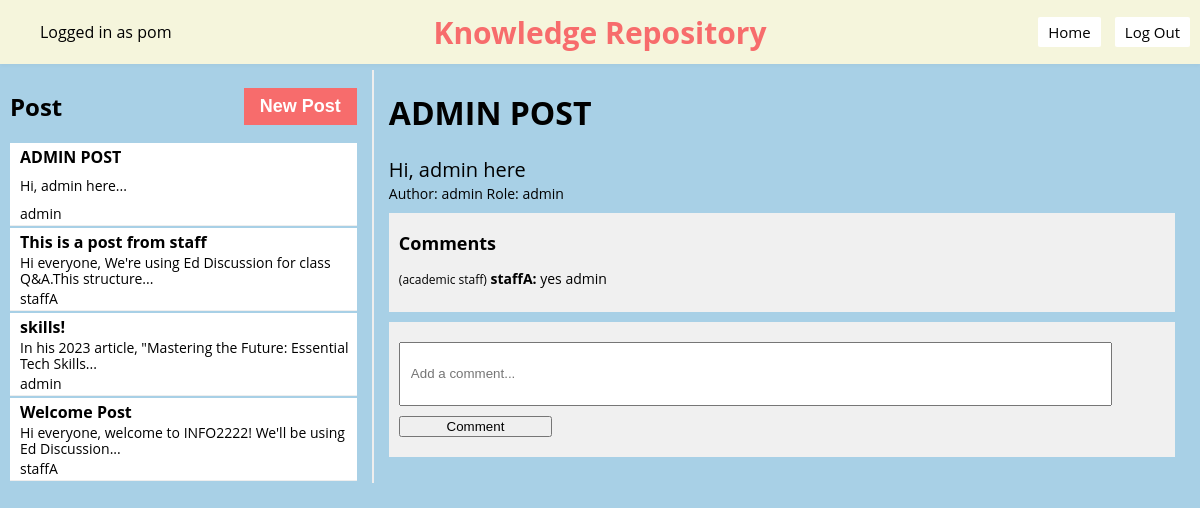
/knowledge-repository/1 (signed in), run on the app's committed database.
### models.py (models this page shows)
class Base(DeclarativeBase):
    pass

class User(Base):
    __tablename__ = "user"
    username: Mapped[str] = mapped_column(String, primary_key=True)
    password: Mapped[str] = mapped_column(String)
    salt: Mapped[str] = mapped_column(String)
    failed_attempts: Mapped[int] = mapped_column(Integer, default=0)
    lockout_until: Mapped[datetime] = mapped_column(DateTime, nullable=True)
    role: Mapped[RoleType] = mapped_column(Enum(RoleType), nullable=False)
    online: Mapped[bool] = mapped_column(Boolean, default=False)
    muted: Mapped[bool] = mapped_column(Boolean, default=False)

class Article(Base):
    __tablename__ = "article"
    id: Mapped[int] = mapped_column(Integer, primary_key=True)
    title: Mapped[str] = mapped_column(String(100), nullable=False)
    content: Mapped[str] = mapped_column(Text, nullable=False)
    author_id: Mapped[int] = mapped_column(Integer, ForeignKey('user.username'), nullable=False)
    comments = relationship('Comment', backref='article', lazy='dynamic')
    user = relationship("User", foreign_keys=[author_id])

class Comment(Base):
    __tablename__ = "comment"
    id: Mapped[int] = mapped_column(Integer, primary_key=True)
    content: Mapped[str] = mapped_column(Text, nullable=False)
    article_id: Mapped[int] = mapped_column(Integer, ForeignKey('article.id'), nullable=False)
    author_id: Mapped[int] = mapped_column(Integer, ForeignKey('user.username'), nullable=False)
    author_role: Mapped[RoleType] = mapped_column(Enum(RoleType), nullable=False)
    user = relationship("User", foreign_keys=[author_id])

### app.py (the view)
@app.route("/knowledge-repository", defaults={'article_id': None})
@app.route("/knowledge-repository/<int:article_id>")
def knowledge_repository(article_id):
    username = session.get("username")
    if username is None:
        return redirect(url_for('login'))  # Redirect to login page
    articles = db.get_all_articles()
    selected_article = db.get_article(article_id) if article_id else None
    user = db.get_user(username)
    user_role = user.role.name if hasattr(user.role, 'name') else str(user.role)
    if selected_article:
        comments = db.get_comments(selected_article.id)
    else:
        comments = []
    if selected_article != None:
        author_role = db.get_user_role(selected_article.author_id)
    else:
        author_role = "student"
    return render_template('knowledge_repository.jinja', username=username, articles=articles, selected_article=selected_article, author_role=author_role, user_role=user_role, comments=comments)

### app.py (called while the page is built)
def csp_policy_string(policy_dict):
    return "; ".join([f"{key} {' '.join(val) if isinstance(val, list) else val}" for key, val in policy_dict.items()])

@app.after_request
def apply_csp(response):
    policy = {
    "default-src": "'self'",
    "script-src": [
        "'self'",
        "https://cdnjs.cloudflare.com",  # Allow scripts from CDN for Crypto-JS
        "https://cdn.jsdelivr.net",
        "'unsafe-inline'"
    ],
    "style-src": "'self' 'unsafe-inline'",  # Allows inline styles;
    "img-src": "'self'",
    "connect-src": "'self'",  # Restricts the URLs which can be loaded using script interfaces
    "font-src": "'self'",  # Fonts loading
    "object-src": "'none'",  # Prevents object, embed, and applet elements from rendering
    "frame-ancestors": "'none'"  # Protects against clickjacking
}
    response.headers['Content-Security-Policy'] = csp_policy_string(policy)
    return response

### db.py (called while the page is built)
def get_user(username: str):
    with Session(engine) as session:
        return session.get(User, username)

def get_all_articles():
    with Session(engine) as session:
        articles = session.query(Article).all()
        return articles

def get_article(article_id):
    with Session(engine) as session:
        return session.query(Article).filter(Article.id == article_id).first()

def get_comments(article_id):
    with Session(engine) as session:
        return session.query(Comment).filter(Comment.article_id == article_id).all()

def get_user_role(username):
    with Session(engine) as session:
        user = session.query(User).filter(User.username == username).first()
        if user:
            return user.role.value
        else:
            return None  # Return None if the user is not found

### templates/knowledge_repository.jinja (shortened to what this page needs)
{% extends 'base.jinja' %}
{% block content %}
<nav style="padding: 2px 0; overflow: auto;">
    <div style="float: left;">
        <ul>
            <li class="username" style="display: inline-block;">Logged in as {{ username }}</li>
        </ul>
    </div>
        <div style="text-align: center; position: absolute; left: 50%; transform: translateX(-50%);">
        <h1 style="margin: 0; font-size: 30px; color: #F76C6c; ">Knowledge Repository</h1>
    </div>
    <div style="float: right;">
        <ul>
            <li style="display: inline-block;"><button onclick="location.href='{{ url_for('home') }}'">Home</button></li>
            <button onclick="confirmLogout()">Log Out</button>
        </ul>
    </div>
</nav>
<div class="container">
    <div class="sidebar">
        <div class="sidebar-header">
            <h2>Post</h2>
            <button class="new-article" id="newArticleBtn">New Post</button>
        </div>
        {% for article in articles %}
            <div class="article-preview" onclick="location.href='{{ url_for('knowledge_repository', article_id=article.id) }}'">
                <h3 id="sidebar-title-{{ article.id }}">{{ article.title }}</h3>
                <p id="sidebar-content-{{ article.id }}" style="font-size: 14px; color: black; margin: 1px 0;">{{ article.content.split()[:10]|join(' ') }}...</p>
                <p style="font-size: 14px; color: black;margin: 1px 0;">{{ article.author_id }}</p>
            </div>
        {% endfor %}
        </div>
        <div class="main-content">
            {% if selected_article %}
            <h1 id="article-title-{{ selected_article.id }}">{{ selected_article.title }}</h1>
            <p id="article-content-{{ selected_article.id }}" style="font-size: 20px; color: black; ; margin: 1px 0;">{{ selected_article.content }}</p>
            <p style="font-size: 14px; color:black ; ; margin: 1px 0;">Author: {{ selected_article.author_id }} Role: {{ author_role }}</p>
            <div class="comments">
            <h3>Comments</h3>
            {% for comment in comments %}
                <div class="comment">
                    <p>
                    <span class="comment-role">({{ comment.author_role.value }})</span>
                    <span class="comment-author">{{ comment.author_id }}:</span>
                    <span class="comment-content">{{ comment.content }}</span>
                    </p>
                </div>
                {% else %}
                <p>No comments yet.</p>
                {% endfor %}
            </div>
            <div class="comments">
                <form id="comment-form" data-article-id="{{ selected_article.id }}">
                    <input type="text" name="content" placeholder="Add a comment..." required>
                    <button type="submit">Comment</button>
                </form>
            </div>
            {% endif %}
        </div>
    </div>
{% endblock %}

### templates/knowledge_repository.jinja (style rules this page uses)
html, body { margin: 0; padding: 0; width: 100%; height: 100%; display: flex; flex-direction: column; font-family: 'Open Sans', sans-serif; background-color: #A8D0E6; }
nav { position: absolute; width: 100%; height: 60px; background-color: beige; display: flex; justify-content: space-between; align-items: center; padding: 0 20px; box-shadow: 0 2px 4px rgba(0, 0, 0, 0.03); overflow: hidden; }
h2 { font-family: 'Open Sans', sans-serif; }
h3 { font-family: 'Open Sans', sans-serif; color: black; font-size: 18px; margin: 8px 0; }
p { font-family: 'Open Sans', sans-serif; color: black; font-size: 14px; }
.container { margin-top: 60px; display: flex; justify-content: space-between; padding: 10px; }
.sidebar { overflow: auto; width: 30%; border-right: 2px solid #eee; padding-right: 15px; }
.sidebar-header { display: flex; align-items: center; justify-content: space-between; }
.article-preview { cursor: pointer; padding: 1px; border-bottom: 1px solid #eee; height: 80px; display: flex; flex-direction: column; justify-content: space-between; overflow: hidden; background: #fff; margin-bottom: 2px; padding-left: 5px; }
.article-preview h3 { margin-top: 2px; font-size: 16px; overflow: hidden; text-overflow: ellipsis; margin-bottom: 0px; white-space: nowrap; padding-left: 5px; }
.article-preview p { margin-top: 0px; line-height: 1.2; font-size: 14px; cursor: pointer; border-bottom: 0px solid #eee; overflow: hidden; text-overflow: ellipsis; padding-left: 5px; padding-right: 5px; }
.main-content { width: 68%; padding-left: 15px; padding-right: 15px; }
.comments { margin-top: 10px; background-color: #f0f0f0; padding: 10px; overflow-y: auto; // Enable vertical scrolling }
.comment { margin-bottom: 10px; }
nav button { font-family: 'Open Sans', sans-serif; padding: 5px 10px; background-color: white; color: black; border: none; border-radius: 2px; cursor: pointer; text-align: center; text-decoration: none; display: inline-block; margin-right: 10px; font-size: 15px; transition: background-color 0.3s, color 0.3s; }
.new-article { padding: 8px 16px; background-color: #F76C6c; color: white; border: none; cursor: pointer; font-size: 18px; font-weight: bold; transition: background-color 0.2s; }
form { width: 100%; display: flex; flex-direction: column; align-items: left; }
form input[type="text"] { margin-top: 10px; width: 90%; padding: 10px; height: 40px; }
form button { margin-top: 10px; margin-bottom: 10px; width: 20%; }
.comment p { font-size: 14px; color: black; }
.comment .comment-role { font-size: 12px; color: black; }
.comment .comment-author { font-size: 14px; font-weight: bold; }
.comment .comment-content { font-size: 14px; }

### data on the page
User: username "pom"
Article: title "ADMIN POST", content.split "Hi, admin here", author_id "admin", content "Hi, admin here"
Article: title "This is a post from staff", content.split "Hi everyone, We're using Ed Discussion for class Q&A.This structure", author_id "staffA"
Article: title "skills!", content.split "In his 2023 article, \"Mastering the Future: Essential Tech Skills", author_id "admin"
Article: title "Welcome Post", content.split "Hi everyone, welcome to INFO2222! We'll be using Ed Discussion", author_id "staffA"
Comment: author_role.value "academic staff", author_id "staffA", content "yes admin"

### other printed values
{{ author_role }} "admin"
